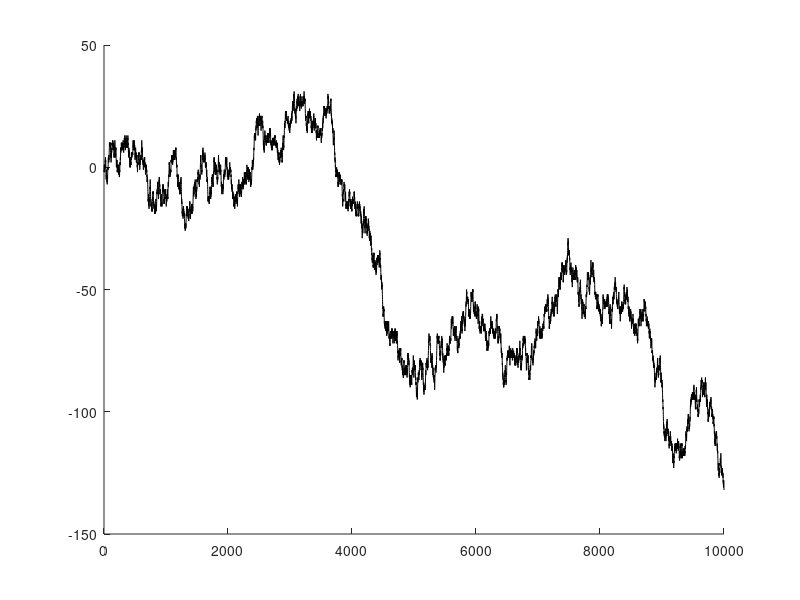

MATLAB code to generate this figure:
close all
clear all
%% random walk implementations
figure
hold on
%random walk
y = cumsum(-1 + 2*round(rand(10000,1)),1);
plot(y,'k')


